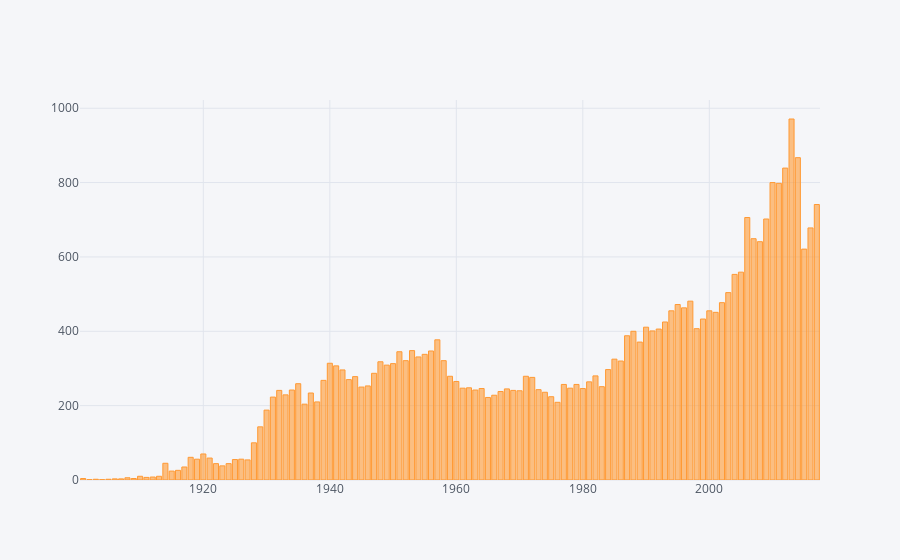

The notebook cell this image was saved under:
### Code cell
movie['Release Year'].value_counts().iplot(kind='bar')

### Figure 1 — Plotly figure (JSON) as saved in the notebook; plotly's stock layout.template omitted (floating-point values rounded to 4 significant figures)
{"data": [{"marker": {"color": "rgba(255, 153, 51, 0.6)", "line": {"color": "rgba(255, 153, 51, 1.0)", "width": 1}}, "name": "Release Year", "orientation": "v", "text": "", "type": "bar", "uid": "c114e2a6-1a7d-4b49-b78d-641eae89be88", "x": [2013, 2014, 2012, 2010, 2011, 2017, 2006, 2009, 2016, 2007, 2008, 2015, 2005, 2004, 2003, 1997, 2002, 1995, 1996, 1994, 2000, 2001, 1999, 1993, 1990, 1998, 1992, 1991, 1988, 1987, 1957, 1989, 1953, 1956, 1951, 1955, 1954, 1985, 1958, 1952, 1986, 1948, 1940, 1950, 1949, 1941, 1984, 1942, 1947, 1982, 1959, 1971, 1944, 1972, 1943, 1939, 1960, 1981, 1935, 1979, 1977, 1946, 1983, 1945, 1962, 1961, 1978, 1964, 1980, 1968, 1973, 1934, 1963, 1969, 1932, 1970, 1967, 1974, 1937, 1933, 1966, 1975, 1931, 1965, 1938, 1976, 1936, 1930, 1929, 1928, 1920, 1918, 1921, 1919, 1926, 1925, 1927, 1914, 1924, 1922, 1923, 1917, 1916, 1915, 1913, 1910, 1912, 1911, 1908, 1901, 1909, 1907, 1906, 1905, 1903, 1904, 1902], "y": [971, 867, 839, 800, 798, 741, 706, 702, 678, 649, 641, 621, 559, 553, 504, 481, 477, 472, 463, 455, 455, 451, 433, 425, 411, 407, 406, 401, 400, 388, 377, 371, 348, 347, 345, 338, 331, 325, 321, 321, 320, 318, 314, 313, 309, 307, 297, 296, 287, 280, 279, 279, 278, 276, 270, 268, 265, 264, 259, 257, 257, 253, 251, 250, 248, 247, 247, 246, 246, 245, 243, 242, 242, 241, 241, 240, 238, 236, 234, 229, 228, 224, 223, 222, 210, 209, 204, 188, 143, 100, 70, 61, 59, 56, 56, 55, 54, 45, 44, 44, 38, 35, 26, 24, 10, 10, 8, 7, 6, 4, 4, 3, 3, 2, 2, 1, 1]}], "layout": {"legend": {"bgcolor": "#F5F6F9", "font": {"color": "#4D5663"}}, "paper_bgcolor": "#F5F6F9", "plot_bgcolor": "#F5F6F9", "title": {"font": {"color": "#4D5663"}}, "xaxis": {"gridcolor": "#E1E5ED", "showgrid": true, "tickfont": {"color": "#4D5663"}, "title": {"font": {"color": "#4D5663"}, "text": ""}, "zerolinecolor": "#E1E5ED"}, "yaxis": {"gridcolor": "#E1E5ED", "showgrid": true, "tickfont": {"color": "#4D5663"}, "title": {"font": {"color": "#4D5663"}, "text": ""}, "zerolinecolor": "#E1E5ED"}}}
